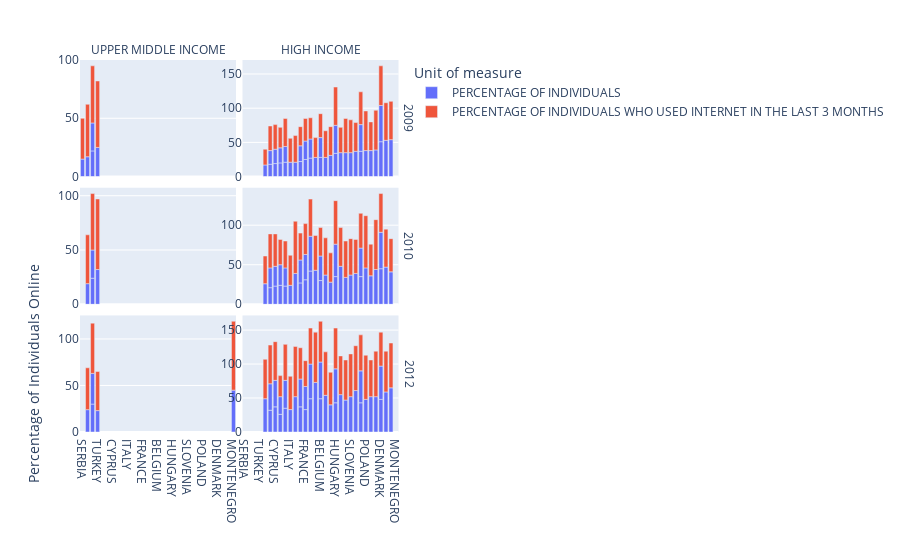

Here is the notebook cell this chart was saved with:
### Code cell
fig = px.bar(data, x='Country Name', y='Value_digital', color='Unit of measure', 
                facet_col='Income Group', facet_row='Date', hover_name='Individual type')
fig.update_yaxes(matches=None)
fig.for_each_yaxis(lambda y: y.update(title='', showticklabels=True)) # 
fig.for_each_xaxis(lambda y: y.update(title=''))
fig.for_each_annotation(lambda a: a.update(text=a.text.split("=")[-1]))
fig.update_layout(yaxis=dict(title="Percentage of Individuals Online"))
fig.show()

### Figure 1 — Plotly figure (JSON) as saved in the notebook; plotly's stock layout.template omitted (floating-point values rounded to 4 significant figures)
{"data": [{"alignmentgroup": "True", "hovertemplate": "<b>%{hovertext}</b><br><br>Unit of measure=PERCENTAGE OF INDIVIDUALS<br>Date=2009<br>Income Group=UPPER MIDDLE INCOME<br>Country Name=%{x}<br>Value_digital=%{y}<extra></extra>", "hovertext": ["ACTIVE LABOUR FORCE (EMPLOYED AND UNEMPLOYED)", "ACTIVE LABOUR FORCE (EMPLOYED AND UNEMPLOYED)", "ALL INDIVIDUALS", "ACTIVE LABOUR FORCE (EMPLOYED AND UNEMPLOYED)", "ACTIVE LABOUR FORCE (EMPLOYED AND UNEMPLOYED)"], "legendgroup": "PERCENTAGE OF INDIVIDUALS", "marker": {"color": "#636efa", "pattern": {"shape": ""}}, "name": "PERCENTAGE OF INDIVIDUALS", "offsetgroup": "PERCENTAGE OF INDIVIDUALS", "orientation": "v", "showlegend": true, "textposition": "auto", "type": "bar", "x": ["SERBIA", "ROMANIA", "BULGARIA", "BULGARIA", "TURKEY"], "xaxis": "x5", "y": [15, 17, 22, 24, 25], "yaxis": "y5"}, {"alignmentgroup": "True", "hovertemplate": "<b>%{hovertext}</b><br><br>Unit of measure=PERCENTAGE OF INDIVIDUALS<br>Date=2009<br>Income Group=HIGH INCOME<br>Country Name=%{x}<br>Value_digital=%{y}<extra></extra>", "hovertext": ["ACTIVE LABOUR FORCE (EMPLOYED AND UNEMPLOYED)", "ALL INDIVIDUALS", "ACTIVE LABOUR FORCE (EMPLOYED AND UNEMPLOYED)", "ACTIVE LABOUR FORCE (EMPLOYED AND UNEMPLOYED)", "ACTIVE LABOUR FORCE (EMPLOYED AND UNEMPLOYED)", "ALL INDIVIDUALS", "ALL INDIVIDUALS", "ACTIVE LABOUR FORCE (EMPLOYED AND UNEMPLOYED)", "ACTIVE LABOUR FORCE (EMPLOYED AND UNEMPLOYED)", "ALL INDIVIDUALS", "ALL INDIVIDUALS", "ACTIVE LABOUR FORCE (EMPLOYED AND UNEMPLOYED)", "ACTIVE LABOUR FORCE (EMPLOYED AND UNEMPLOYED)", "ALL INDIVIDUALS", "ACTIVE LABOUR FORCE (EMPLOYED AND UNEMPLOYED)", "ALL INDIVIDUALS", "ACTIVE LABOUR FORCE (EMPLOYED AND UNEMPLOYED)", "ALL INDIVIDUALS", "ACTIVE LABOUR FORCE (EMPLOYED AND UNEMPLOYED)", "ACTIVE LABOUR FORCE (EMPLOYED AND UNEMPLOYED)", "ACTIVE LABOUR FORCE (EMPLOYED AND UNEMPLOYED)", "ACTIVE LABOUR FORCE (EMPLOYED AND UNEMPLOYED)", "ALL INDIVIDUALS", "ACTIVE LABOUR FORCE (EMPLOYED AND UNEMPLOYED)", "ACTIVE LABOUR FORCE (EMPLOYED AND UNEMPLOYED)", "ACTIVE LABOUR FORCE (EMPLOYED AND UNEMPLOYED)", "ACTIVE LABOUR FORCE (EMPLOYED AND UNEMPLOYED)", "ALL INDIVIDUALS", "ACTIVE LABOUR FORCE (EMPLOYED AND UNEMPLOYED)", "ACTIVE LABOUR FORCE (EMPLOYED AND UNEMPLOYED)", "ACTIVE LABOUR FORCE (EMPLOYED AND UNEMPLOYED)", "ACTIVE LABOUR FORCE (EMPLOYED AND UNEMPLOYED)", "ACTIVE LABOUR FORCE (EMPLOYED AND UNEMPLOYED)", "ALL INDIVIDUALS", "ACTIVE LABOUR FORCE (EMPLOYED AND UNEMPLOYED)", "ACTIVE LABOUR FORCE (EMPLOYED AND UNEMPLOYED)", "ACTIVE LABOUR FORCE (EMPLOYED AND UNEMPLOYED)"], "legendgroup": "PERCENTAGE OF INDIVIDUALS", "marker": {"color": "#636efa", "pattern": {"shape": ""}}, "name": "PERCENTAGE OF INDIVIDUALS", "offsetgroup": "PERCENTAGE OF INDIVIDUALS", "orientation": "v", "showlegend": false, "textposition": "auto", "type": "bar", "x": ["IRELAND", "GREECE", "CYPRUS", "CZECH REPUBLIC", "GREECE", "CROATIA", "CYPRUS", "ITALY", "PORTUGAL", "AUSTRIA", "CZECH REPUBLIC", "CROATIA", "AUSTRIA", "FRANCE", "FRANCE", "FINLAND", "NETHERLANDS", "BELGIUM", "FINLAND", "MALTA", "BELGIUM", "LATVIA", "HUNGARY", "SWEDEN", "SPAIN", "SLOVENIA", "UNITED KINGDOM", "ESTONIA", "POLAND", "LUXEMBOURG", "LITHUANIA", "ESTONIA", "HUNGARY", "DENMARK", "DENMARK", "NORWAY", "ICELAND"], "xaxis": "x6", "y": [17, 18, 19, 20, 20, 21, 21, 21, 21, 22, 22, 23, 23, 25, 27, 27, 28, 28, 28, 28, 29, 31, 34, 35, 35, 35, 37, 37, 38, 38, 39, 39, 41, 51, 53, 53, 54], "yaxis": "y6"}, {"alignmentgroup": "True", "hovertemplate": "<b>%{hovertext}</b><br><br>Unit of measure=PERCENTAGE OF INDIVIDUALS<br>Date=2010<br>Income Group=UPPER MIDDLE INCOME<br>Country Name=%{x}<br>Value_digital=%{y}<extra></extra>", "hovertext": ["ACTIVE LABOUR FORCE (EMPLOYED AND UNEMPLOYED)", "ALL INDIVIDUALS", "ACTIVE LABOUR FORCE (EMPLOYED AND UNEMPLOYED)", "ACTIVE LABOUR FORCE (EMPLOYED AND UNEMPLOYED)"], "legendgroup": "PERCENTAGE OF INDIVIDUALS", "marker": {"color": "#636efa", "pattern": {"shape": ""}}, "name": "PERCENTAGE OF INDIVIDUALS", "offsetgroup": "PERCENTAGE OF INDIVIDUALS", "orientation": "v", "showlegend": false, "textposition": "auto", "type": "bar", "x": ["ROMANIA", "BULGARIA", "BULGARIA", "TURKEY"], "xaxis": "x3", "y": [19, 24, 26, 32], "yaxis": "y3"}, {"alignmentgroup": "True", "hovertemplate": "<b>%{hovertext}</b><br><br>Unit of measure=PERCENTAGE OF INDIVIDUALS<br>Date=2010<br>Income Group=HIGH INCOME<br>Country Name=%{x}<br>Value_digital=%{y}<extra></extra>", "hovertext": ["ALL INDIVIDUALS", "ACTIVE LABOUR FORCE (EMPLOYED AND UNEMPLOYED)", "ALL INDIVIDUALS", "ACTIVE LABOUR FORCE (EMPLOYED AND UNEMPLOYED)", "ACTIVE LABOUR FORCE (EMPLOYED AND UNEMPLOYED)", "ACTIVE LABOUR FORCE (EMPLOYED AND UNEMPLOYED)", "ALL INDIVIDUALS", "ACTIVE LABOUR FORCE (EMPLOYED AND UNEMPLOYED)", "ALL INDIVIDUALS", "ACTIVE LABOUR FORCE (EMPLOYED AND UNEMPLOYED)", "ALL INDIVIDUALS", "ACTIVE LABOUR FORCE (EMPLOYED AND UNEMPLOYED)", "ACTIVE LABOUR FORCE (EMPLOYED AND UNEMPLOYED)", "ALL INDIVIDUALS", "ACTIVE LABOUR FORCE (EMPLOYED AND UNEMPLOYED)", "ALL INDIVIDUALS", "ACTIVE LABOUR FORCE (EMPLOYED AND UNEMPLOYED)", "ACTIVE LABOUR FORCE (EMPLOYED AND UNEMPLOYED)", "ALL INDIVIDUALS", "ALL INDIVIDUALS", "ACTIVE LABOUR FORCE (EMPLOYED AND UNEMPLOYED)", "ACTIVE LABOUR FORCE (EMPLOYED AND UNEMPLOYED)", "ACTIVE LABOUR FORCE (EMPLOYED AND UNEMPLOYED)", "ACTIVE LABOUR FORCE (EMPLOYED AND UNEMPLOYED)", "ACTIVE LABOUR FORCE (EMPLOYED AND UNEMPLOYED)", "ACTIVE LABOUR FORCE (EMPLOYED AND UNEMPLOYED)", "ACTIVE LABOUR FORCE (EMPLOYED AND UNEMPLOYED)", "ACTIVE LABOUR FORCE (EMPLOYED AND UNEMPLOYED)", "ALL INDIVIDUALS", "ACTIVE LABOUR FORCE (EMPLOYED AND UNEMPLOYED)", "ACTIVE LABOUR FORCE (EMPLOYED AND UNEMPLOYED)", "ACTIVE LABOUR FORCE (EMPLOYED AND UNEMPLOYED)", "ALL INDIVIDUALS", "ACTIVE LABOUR FORCE (EMPLOYED AND UNEMPLOYED)", "ACTIVE LABOUR FORCE (EMPLOYED AND UNEMPLOYED)", "ACTIVE LABOUR FORCE (EMPLOYED AND UNEMPLOYED)", "ACTIVE LABOUR FORCE (EMPLOYED AND UNEMPLOYED)"], "legendgroup": "PERCENTAGE OF INDIVIDUALS", "marker": {"color": "#636efa", "pattern": {"shape": ""}}, "name": "PERCENTAGE OF INDIVIDUALS", "offsetgroup": "PERCENTAGE OF INDIVIDUALS", "orientation": "v", "showlegend": false, "textposition": "auto", "type": "bar", "x": ["GREECE", "CYPRUS", "CROATIA", "CROATIA", "CZECH REPUBLIC", "ITALY", "CYPRUS", "GREECE", "CZECH REPUBLIC", "IRELAND", "AUSTRIA", "LATVIA", "AUSTRIA", "BELGIUM", "BELGIUM", "FRANCE", "FRANCE", "SPAIN", "HUNGARY", "ESTONIA", "LUXEMBOURG", "ESTONIA", "SLOVENIA", "MALTA", "UNITED KINGDOM", "PORTUGAL", "ICELAND", "HUNGARY", "FINLAND", "NETHERLANDS", "LITHUANIA", "FINLAND", "DENMARK", "DENMARK", "POLAND", "NORWAY", "SWEDEN"], "xaxis": "x4", "y": [21, 23, 23, 23, 24, 24, 25, 25, 26, 26, 27, 28, 29, 30, 31, 31, 32, 34, 35, 35, 36, 36, 37, 37, 39, 39, 41, 41, 42, 43, 44, 44, 45, 46, 46, 47, 48], "yaxis": "y4"}, {"alignmentgroup": "True", "hovertemplate": "<b>%{hovertext}</b><br><br>Unit of measure=PERCENTAGE OF INDIVIDUALS<br>Date=2012<br>Income Group=UPPER MIDDLE INCOME<br>Country Name=%{x}<br>Value_digital=%{y}<extra></extra>", "hovertext": ["ACTIVE LABOUR FORCE (EMPLOYED AND UNEMPLOYED)", "ACTIVE LABOUR FORCE (EMPLOYED AND UNEMPLOYED)", "ALL INDIVIDUALS", "ACTIVE LABOUR FORCE (EMPLOYED AND UNEMPLOYED)", "ACTIVE LABOUR FORCE (EMPLOYED AND UNEMPLOYED)"], "legendgroup": "PERCENTAGE OF INDIVIDUALS", "marker": {"color": "#636efa", "pattern": {"shape": ""}}, "name": "PERCENTAGE OF INDIVIDUALS", "offsetgroup": "PERCENTAGE OF INDIVIDUALS", "orientation": "v", "showlegend": false, "textposition": "auto", "type": "bar", "x": ["TURKEY", "ROMANIA", "BULGARIA", "BULGARIA", "MONTENEGRO"], "xaxis": "x", "y": [23, 24, 30, 33, 45], "yaxis": "y"}, {"alignmentgroup": "True", "hovertemplate": "<b>%{hovertext}</b><br><br>Unit of measure=PERCENTAGE OF INDIVIDUALS<br>Date=2012<br>Income Group=HIGH INCOME<br>Country Name=%{x}<br>Value_digital=%{y}<extra></extra>", "hovertext": ["ALL INDIVIDUALS", "ACTIVE LABOUR FORCE (EMPLOYED AND UNEMPLOYED)", "ALL INDIVIDUALS", "ALL INDIVIDUALS", "ACTIVE LABOUR FORCE (EMPLOYED AND UNEMPLOYED)", "ACTIVE LABOUR FORCE (EMPLOYED AND UNEMPLOYED)", "ALL INDIVIDUALS", "ALL INDIVIDUALS", "ALL INDIVIDUALS", "ACTIVE LABOUR FORCE (EMPLOYED AND UNEMPLOYED)", "ACTIVE LABOUR FORCE (EMPLOYED AND UNEMPLOYED)", "ACTIVE LABOUR FORCE (EMPLOYED AND UNEMPLOYED)", "ACTIVE LABOUR FORCE (EMPLOYED AND UNEMPLOYED)", "ACTIVE LABOUR FORCE (EMPLOYED AND UNEMPLOYED)", "ALL INDIVIDUALS", "ALL INDIVIDUALS", "ACTIVE LABOUR FORCE (EMPLOYED AND UNEMPLOYED)", "ACTIVE LABOUR FORCE (EMPLOYED AND UNEMPLOYED)", "ACTIVE LABOUR FORCE (EMPLOYED AND UNEMPLOYED)", "ALL INDIVIDUALS", "ALL INDIVIDUALS", "ACTIVE LABOUR FORCE (EMPLOYED AND UNEMPLOYED)", "ALL INDIVIDUALS", "ACTIVE LABOUR FORCE (EMPLOYED AND UNEMPLOYED)", "ACTIVE LABOUR FORCE (EMPLOYED AND UNEMPLOYED)", "ACTIVE LABOUR FORCE (EMPLOYED AND UNEMPLOYED)", "ACTIVE LABOUR FORCE (EMPLOYED AND UNEMPLOYED)", "ACTIVE LABOUR FORCE (EMPLOYED AND UNEMPLOYED)", "ACTIVE LABOUR FORCE (EMPLOYED AND UNEMPLOYED)", "ACTIVE LABOUR FORCE (EMPLOYED AND UNEMPLOYED)", "ACTIVE LABOUR FORCE (EMPLOYED AND UNEMPLOYED)", "ACTIVE LABOUR FORCE (EMPLOYED AND UNEMPLOYED)", "ACTIVE LABOUR FORCE (EMPLOYED AND UNEMPLOYED)", "ACTIVE LABOUR FORCE (EMPLOYED AND UNEMPLOYED)", "ACTIVE LABOUR FORCE (EMPLOYED AND UNEMPLOYED)", "ACTIVE LABOUR FORCE (EMPLOYED AND UNEMPLOYED)", "ACTIVE LABOUR FORCE (EMPLOYED AND UNEMPLOYED)"], "legendgroup": "PERCENTAGE OF INDIVIDUALS", "marker": {"color": "#636efa", "pattern": {"shape": ""}}, "name": "PERCENTAGE OF INDIVIDUALS", "offsetgroup": "PERCENTAGE OF INDIVIDUALS", "orientation": "v", "showlegend": false, "textposition": "auto", "type": "bar", "x": ["CZECH REPUBLIC", "CZECH REPUBLIC", "GREECE", "FRANCE", "ITALY", "FRANCE", "CROATIA", "AUSTRIA", "CYPRUS", "CYPRUS", "GREECE", "LATVIA", "CROATIA", "AUSTRIA", "ESTONIA", "HUNGARY", "SPAIN", "ESTONIA", "POLAND", "DENMARK", "BELGIUM", "IRELAND", "FINLAND", "DENMARK", "HUNGARY", "FINLAND", "LUXEMBOURG", "SLOVENIA", "LITHUANIA", "PORTUGAL", "BELGIUM", "MALTA", "SWEDEN", "NORWAY", "UNITED KINGDOM", "ICELAND", "NETHERLANDS"], "xaxis": "x2", "y": [26, 26, 32, 33, 33, 34, 35, 37, 37, 39, 39, 40, 41, 41, 43, 43, 47, 47, 48, 48, 49, 49, 49, 49, 50, 51, 52, 52, 52, 52, 54, 54, 55, 59, 61, 65, 73], "yaxis": "y2"}, {"alignmentgroup": "True", "hovertemplate": "<b>%{hovertext}</b><br><br>Unit of measure=PERCENTAGE OF INDIVIDUALS WHO USED INTERNET IN THE LAST 3 MONTHS<br>Date=2009<br>Income Group=UPPER MIDDLE INCOME<br>Country Name=%{x}<br>Value_digital=%{y}<extra></extra>", "hovertext": ["ACTIVE LABOUR FORCE (EMPLOYED AND UNEMPLOYED)", "ACTIVE LABOUR FORCE (EMPLOYED AND UNEMPLOYED)", "ACTIVE LABOUR FORCE (EMPLOYED AND UNEMPLOYED)", "ACTIVE LABOUR FORCE (EMPLOYED AND UNEMPLOYED)"], "legendgroup": "PERCENTAGE OF INDIVIDUALS WHO USED INTERNET IN THE LAST 3 MONTHS", "marker": {"color": "#EF553B", "pattern": {"shape": ""}}, "name": "PERCENTAGE OF INDIVIDUALS WHO USED INTERNET IN THE LAST 3 MONTHS", "offsetgroup": "PERCENTAGE OF INDIVIDUALS WHO USED INTERNET IN THE LAST 3 MONTHS", "orientation": "v", "showlegend": true, "textposition": "auto", "type": "bar", "x": ["SERBIA", "ROMANIA", "BULGARIA", "TURKEY"], "xaxis": "x5", "y": [35, 45, 49, 57], "yaxis": "y5"}, {"alignmentgroup": "True", "hovertemplate": "<b>%{hovertext}</b><br><br>Unit of measure=PERCENTAGE OF INDIVIDUALS WHO USED INTERNET IN THE LAST 3 MONTHS<br>Date=2009<br>Income Group=HIGH INCOME<br>Country Name=%{x}<br>Value_digital=%{y}<extra></extra>", "hovertext": ["ACTIVE LABOUR FORCE (EMPLOYED AND UNEMPLOYED)", "ACTIVE LABOUR FORCE (EMPLOYED AND UNEMPLOYED)", "ACTIVE LABOUR FORCE (EMPLOYED AND UNEMPLOYED)", "ACTIVE LABOUR FORCE (EMPLOYED AND UNEMPLOYED)", "ACTIVE LABOUR FORCE (EMPLOYED AND UNEMPLOYED)", "ACTIVE LABOUR FORCE (EMPLOYED AND UNEMPLOYED)", "ACTIVE LABOUR FORCE (EMPLOYED AND UNEMPLOYED)", "ACTIVE LABOUR FORCE (EMPLOYED AND UNEMPLOYED)", "ACTIVE LABOUR FORCE (EMPLOYED AND UNEMPLOYED)", "ACTIVE LABOUR FORCE (EMPLOYED AND UNEMPLOYED)", "ACTIVE LABOUR FORCE (EMPLOYED AND UNEMPLOYED)", "ACTIVE LABOUR FORCE (EMPLOYED AND UNEMPLOYED)", "ACTIVE LABOUR FORCE (EMPLOYED AND UNEMPLOYED)", "ACTIVE LABOUR FORCE (EMPLOYED AND UNEMPLOYED)", "ACTIVE LABOUR FORCE (EMPLOYED AND UNEMPLOYED)", "ACTIVE LABOUR FORCE (EMPLOYED AND UNEMPLOYED)", "ACTIVE LABOUR FORCE (EMPLOYED AND UNEMPLOYED)", "ACTIVE LABOUR FORCE (EMPLOYED AND UNEMPLOYED)", "ACTIVE LABOUR FORCE (EMPLOYED AND UNEMPLOYED)", "ACTIVE LABOUR FORCE (EMPLOYED AND UNEMPLOYED)", "ACTIVE LABOUR FORCE (EMPLOYED AND UNEMPLOYED)", "ACTIVE LABOUR FORCE (EMPLOYED AND UNEMPLOYED)", "ACTIVE LABOUR FORCE (EMPLOYED AND UNEMPLOYED)", "ACTIVE LABOUR FORCE (EMPLOYED AND UNEMPLOYED)", "ACTIVE LABOUR FORCE (EMPLOYED AND UNEMPLOYED)", "ACTIVE LABOUR FORCE (EMPLOYED AND UNEMPLOYED)"], "legendgroup": "PERCENTAGE OF INDIVIDUALS WHO USED INTERNET IN THE LAST 3 MONTHS", "marker": {"color": "#EF553B", "pattern": {"shape": ""}}, "name": "PERCENTAGE OF INDIVIDUALS WHO USED INTERNET IN THE LAST 3 MONTHS", "offsetgroup": "PERCENTAGE OF INDIVIDUALS WHO USED INTERNET IN THE LAST 3 MONTHS", "orientation": "v", "showlegend": false, "textposition": "auto", "type": "bar", "x": ["IRELAND", "AUSTRIA", "NETHERLANDS", "CZECH REPUBLIC", "FINLAND", "FRANCE", "ITALY", "BELGIUM", "GREECE", "CYPRUS", "SWEDEN", "MALTA", "PORTUGAL", "CROATIA", "LATVIA", "LUXEMBOURG", "UNITED KINGDOM", "SLOVENIA", "ESTONIA", "SPAIN", "NORWAY", "HUNGARY", "ICELAND", "DENMARK", "POLAND", "LITHUANIA"], "xaxis": "x6", "y": [23, 28, 29, 30, 31, 33, 35, 35, 36, 36, 37, 39, 39, 41, 42, 42, 42, 48, 48, 50, 55, 56, 56, 58, 58, 58], "yaxis": "y6"}, {"alignmentgroup": "True", "hovertemplate": "<b>%{hovertext}</b><br><br>Unit of measure=PERCENTAGE OF INDIVIDUALS WHO USED INTERNET IN THE LAST 3 MONTHS<br>Date=2010<br>Income Group=UPPER MIDDLE INCOME<br>Country Name=%{x}<br>Value_digital=%{y}<extra></extra>", "hovertext": ["ACTIVE LABOUR FORCE (EMPLOYED AND UNEMPLOYED)", "ACTIVE LABOUR FORCE (EMPLOYED AND UNEMPLOYED)", "ACTIVE LABOUR FORCE (EMPLOYED AND UNEMPLOYED)"], "legendgroup": "PERCENTAGE OF INDIVIDUALS WHO USED INTERNET IN THE LAST 3 MONTHS", "marker": {"color": "#EF553B", "pattern": {"shape": ""}}, "name": "PERCENTAGE OF INDIVIDUALS WHO USED INTERNET IN THE LAST 3 MONTHS", "offsetgroup": "PERCENTAGE OF INDIVIDUALS WHO USED INTERNET IN THE LAST 3 MONTHS", "orientation": "v", "showlegend": false, "textposition": "auto", "type": "bar", "x": ["ROMANIA", "BULGARIA", "TURKEY"], "xaxis": "x3", "y": [45, 52, 65], "yaxis": "y3"}, {"alignmentgroup": "True", "hovertemplate": "<b>%{hovertext}</b><br><br>Unit of measure=PERCENTAGE OF INDIVIDUALS WHO USED INTERNET IN THE LAST 3 MONTHS<br>Date=2010<br>Income Group=HIGH INCOME<br>Country Name=%{x}<br>Value_digital=%{y}<extra></extra>", "hovertext": ["ACTIVE LABOUR FORCE (EMPLOYED AND UNEMPLOYED)", "ACTIVE LABOUR FORCE (EMPLOYED AND UNEMPLOYED)", "ACTIVE LABOUR FORCE (EMPLOYED AND UNEMPLOYED)", "ACTIVE LABOUR FORCE (EMPLOYED AND UNEMPLOYED)", "ACTIVE LABOUR FORCE (EMPLOYED AND UNEMPLOYED)", "ACTIVE LABOUR FORCE (EMPLOYED AND UNEMPLOYED)", "ACTIVE LABOUR FORCE (EMPLOYED AND UNEMPLOYED)", "ACTIVE LABOUR FORCE (EMPLOYED AND UNEMPLOYED)", "ACTIVE LABOUR FORCE (EMPLOYED AND UNEMPLOYED)", "ACTIVE LABOUR FORCE (EMPLOYED AND UNEMPLOYED)", "ACTIVE LABOUR FORCE (EMPLOYED AND UNEMPLOYED)", "ACTIVE LABOUR FORCE (EMPLOYED AND UNEMPLOYED)", "ACTIVE LABOUR FORCE (EMPLOYED AND UNEMPLOYED)", "ACTIVE LABOUR FORCE (EMPLOYED AND UNEMPLOYED)", "ACTIVE LABOUR FORCE (EMPLOYED AND UNEMPLOYED)", "ACTIVE LABOUR FORCE (EMPLOYED AND UNEMPLOYED)", "ACTIVE LABOUR FORCE (EMPLOYED AND UNEMPLOYED)", "ACTIVE LABOUR FORCE (EMPLOYED AND UNEMPLOYED)", "ACTIVE LABOUR FORCE (EMPLOYED AND UNEMPLOYED)", "ACTIVE LABOUR FORCE (EMPLOYED AND UNEMPLOYED)", "ACTIVE LABOUR FORCE (EMPLOYED AND UNEMPLOYED)", "ACTIVE LABOUR FORCE (EMPLOYED AND UNEMPLOYED)", "ACTIVE LABOUR FORCE (EMPLOYED AND UNEMPLOYED)", "ACTIVE LABOUR FORCE (EMPLOYED AND UNEMPLOYED)", "ACTIVE LABOUR FORCE (EMPLOYED AND UNEMPLOYED)", "ACTIVE LABOUR FORCE (EMPLOYED AND UNEMPLOYED)"], "legendgroup": "PERCENTAGE OF INDIVIDUALS WHO USED INTERNET IN THE LAST 3 MONTHS", "marker": {"color": "#EF553B", "pattern": {"shape": ""}}, "name": "PERCENTAGE OF INDIVIDUALS WHO USED INTERNET IN THE LAST 3 MONTHS", "offsetgroup": "PERCENTAGE OF INDIVIDUALS WHO USED INTERNET IN THE LAST 3 MONTHS", "orientation": "v", "showlegend": false, "textposition": "auto", "type": "bar", "x": ["CZECH REPUBLIC", "CROATIA", "AUSTRIA", "IRELAND", "BELGIUM", "LATVIA", "ITALY", "FRANCE", "LUXEMBOURG", "CYPRUS", "ICELAND", "GREECE", "UNITED KINGDOM", "ESTONIA", "NETHERLANDS", "SLOVENIA", "SPAIN", "MALTA", "FINLAND", "NORWAY", "DENMARK", "SWEDEN", "HUNGARY", "LITHUANIA", "POLAND", "PORTUGAL"], "xaxis": "x4", "y": [32, 34, 34, 35, 36, 37, 38, 39, 40, 41, 42, 43, 43, 44, 44, 46, 46, 47, 47, 48, 49, 49, 55, 63, 66, 66], "yaxis": "y4"}, {"alignmentgroup": "True", "hovertemplate": "<b>%{hovertext}</b><br><br>Unit of measure=PERCENTAGE OF INDIVIDUALS WHO USED INTERNET IN THE LAST 3 MONTHS<br>Date=2012<br>Income Group=UPPER MIDDLE INCOME<br>Country Name=%{x}<br>Value_digital=%{y}<extra></extra>", "hovertext": ["ACTIVE LABOUR FORCE (EMPLOYED AND UNEMPLOYED)", "ACTIVE LABOUR FORCE (EMPLOYED AND UNEMPLOYED)", "ACTIVE LABOUR FORCE (EMPLOYED AND UNEMPLOYED)", "ACTIVE LABOUR FORCE (EMPLOYED AND UNEMPLOYED)"], "legendgroup": "PERCENTAGE OF INDIVIDUALS WHO USED INTERNET IN THE LAST 3 MONTHS", "marker": {"color": "#EF553B", "pattern": {"shape": ""}}, "name": "PERCENTAGE OF INDIVIDUALS WHO USED INTERNET IN THE LAST 3 MONTHS", "offsetgroup": "PERCENTAGE OF INDIVIDUALS WHO USED INTERNET IN THE LAST 3 MONTHS", "orientation": "v", "showlegend": false, "textposition": "auto", "type": "bar", "x": ["TURKEY", "ROMANIA", "BULGARIA", "MONTENEGRO"], "xaxis": "x", "y": [42, 45, 54, 74], "yaxis": "y"}, {"alignmentgroup": "True", "hovertemplate": "<b>%{hovertext}</b><br><br>Unit of measure=PERCENTAGE OF INDIVIDUALS WHO USED INTERNET IN THE LAST 3 MONTHS<br>Date=2012<br>Income Group=HIGH INCOME<br>Country Name=%{x}<br>Value_digital=%{y}<extra></extra>", "hovertext": ["ACTIVE LABOUR FORCE (EMPLOYED AND UNEMPLOYED)", "ACTIVE LABOUR FORCE (EMPLOYED AND UNEMPLOYED)", "ACTIVE LABOUR FORCE (EMPLOYED AND UNEMPLOYED)", "ACTIVE LABOUR FORCE (EMPLOYED AND UNEMPLOYED)", "ACTIVE LABOUR FORCE (EMPLOYED AND UNEMPLOYED)", "ACTIVE LABOUR FORCE (EMPLOYED AND UNEMPLOYED)", "ACTIVE LABOUR FORCE (EMPLOYED AND UNEMPLOYED)", "ACTIVE LABOUR FORCE (EMPLOYED AND UNEMPLOYED)", "ACTIVE LABOUR FORCE (EMPLOYED AND UNEMPLOYED)", "ACTIVE LABOUR FORCE (EMPLOYED AND UNEMPLOYED)", "ACTIVE LABOUR FORCE (EMPLOYED AND UNEMPLOYED)", "ACTIVE LABOUR FORCE (EMPLOYED AND UNEMPLOYED)", "ACTIVE LABOUR FORCE (EMPLOYED AND UNEMPLOYED)", "ACTIVE LABOUR FORCE (EMPLOYED AND UNEMPLOYED)", "ACTIVE LABOUR FORCE (EMPLOYED AND UNEMPLOYED)", "ACTIVE LABOUR FORCE (EMPLOYED AND UNEMPLOYED)", "ACTIVE LABOUR FORCE (EMPLOYED AND UNEMPLOYED)", "ACTIVE LABOUR FORCE (EMPLOYED AND UNEMPLOYED)", "ACTIVE LABOUR FORCE (EMPLOYED AND UNEMPLOYED)", "ACTIVE LABOUR FORCE (EMPLOYED AND UNEMPLOYED)", "ACTIVE LABOUR FORCE (EMPLOYED AND UNEMPLOYED)", "ACTIVE LABOUR FORCE (EMPLOYED AND UNEMPLOYED)", "ACTIVE LABOUR FORCE (EMPLOYED AND UNEMPLOYED)", "ACTIVE LABOUR FORCE (EMPLOYED AND UNEMPLOYED)", "ACTIVE LABOUR FORCE (EMPLOYED AND UNEMPLOYED)", "ACTIVE LABOUR FORCE (EMPLOYED AND UNEMPLOYED)"], "legendgroup": "PERCENTAGE OF INDIVIDUALS WHO USED INTERNET IN THE LAST 3 MONTHS", "marker": {"color": "#EF553B", "pattern": {"shape": ""}}, "name": "PERCENTAGE OF INDIVIDUALS WHO USED INTERNET IN THE LAST 3 MONTHS", "offsetgroup": "PERCENTAGE OF INDIVIDUALS WHO USED INTERNET IN THE LAST 3 MONTHS", "orientation": "v", "showlegend": false, "textposition": "auto", "type": "bar", "x": ["CZECH REPUBLIC", "FRANCE", "AUSTRIA", "LATVIA", "ITALY", "DENMARK", "CROATIA", "FINLAND", "ESTONIA", "LUXEMBOURG", "CYPRUS", "SWEDEN", "GREECE", "IRELAND", "SPAIN", "HUNGARY", "BELGIUM", "NORWAY", "SLOVENIA", "MALTA", "POLAND", "ICELAND", "UNITED KINGDOM", "LITHUANIA", "NETHERLANDS", "PORTUGAL"], "xaxis": "x2", "y": [31, 38, 46, 48, 49, 50, 53, 53, 53, 54, 57, 57, 57, 58, 59, 60, 60, 60, 63, 64, 65, 66, 66, 67, 74, 74], "yaxis": "y2"}], "layout": {"annotations": [{"font": {}, "showarrow": false, "text": "UPPER MIDDLE INCOME", "x": 0.24, "xanchor": "center", "xref": "paper", "y": 1.0, "yanchor": "bottom", "yref": "paper"}, {"font": {}, "showarrow": false, "text": "HIGH INCOME", "x": 0.74, "xanchor": "center", "xref": "paper", "y": 1.0, "yanchor": "bottom", "yref": "paper"}, {"font": {}, "showarrow": false, "text": "2012", "textangle": 90, "x": 0.98, "xanchor": "left", "xref": "paper", "y": 0.1567, "yanchor": "middle", "yref": "paper"}, {"font": {}, "showarrow": false, "text": "2010", "textangle": 90, "x": 0.98, "xanchor": "left", "xref": "paper", "y": 0.5, "yanchor": "middle", "yref": "paper"}, {"font": {}, "showarrow": false, "text": "2009", "textangle": 90, "x": 0.98, "xanchor": "left", "xref": "paper", "y": 0.8433, "yanchor": "middle", "yref": "paper"}], "barmode": "relative", "legend": {"title": {"text": "Unit of measure"}, "tracegroupgap": 0}, "margin": {"t": 60}, "xaxis": {"anchor": "y", "domain": [0, 0.48], "title": {"text": ""}}, "xaxis2": {"anchor": "y2", "domain": [0.5, 0.98], "matches": "x", "title": {"text": ""}}, "xaxis3": {"anchor": "y3", "domain": [0, 0.48], "matches": "x", "showticklabels": false, "title": {"text": ""}}, "xaxis4": {"anchor": "y4", "domain": [0.5, 0.98], "matches": "x", "showticklabels": false, "title": {"text": ""}}, "xaxis5": {"anchor": "y5", "domain": [0, 0.48], "matches": "x", "showticklabels": false, "title": {"text": ""}}, "xaxis6": {"anchor": "y6", "domain": [0.5, 0.98], "matches": "x", "showticklabels": false, "title": {"text": ""}}, "yaxis": {"anchor": "x", "domain": [0, 0.3133], "showticklabels": true, "title": {"text": "Percentage of Individuals Online"}}, "yaxis2": {"anchor": "x2", "domain": [0, 0.3133], "showticklabels": true, "title": {"text": ""}}, "yaxis3": {"anchor": "x3", "domain": [0.3433, 0.6567], "showticklabels": true, "title": {"text": ""}}, "yaxis4": {"anchor": "x4", "domain": [0.3433, 0.6567], "showticklabels": true, "title": {"text": ""}}, "yaxis5": {"anchor": "x5", "domain": [0.6867, 1.0], "showticklabels": true, "title": {"text": ""}}, "yaxis6": {"anchor": "x6", "domain": [0.6867, 1.0], "showticklabels": true, "title": {"text": ""}}}}
